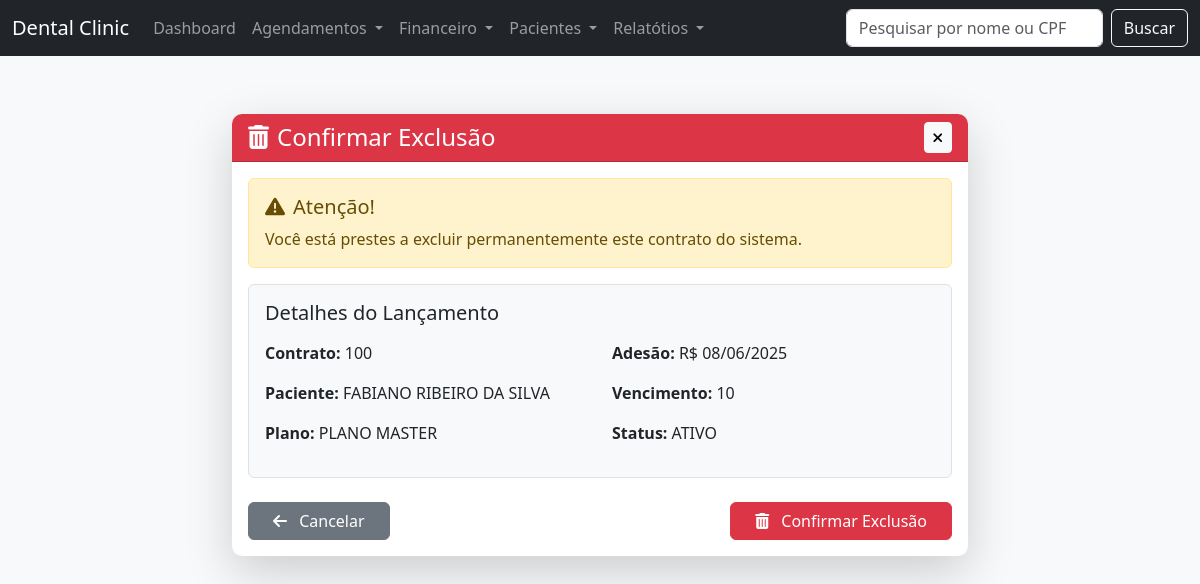
Page /financeiro/contrato/excluir/4/ on the committed database.
### financeiro/models.py (models this page shows, shortened)
class Contrato(models.Model):
    STATUS_CONTRATO_CHOICES = [
        ('ativo', 'ATIVO'),
        ('pendente', 'PENDENTE'),
        ('cancelado', 'CANCELADO'),
        ]
    paciente = models.ForeignKey('paciente.Paciente', on_delete=models.CASCADE, verbose_name='Paciente')
    plano = models.ForeignKey(Plano, on_delete=models.CASCADE, verbose_name='Plano')
    data_adesao = models.DateField(default=date.today, verbose_name='Adesão')
    dia_vencimento = models.IntegerField(choices=[(d, f"Dia {d}") for d in [5, 10, 15, 20, 25, 30]], verbose_name='Vencimento')
    numero_contrato = models.CharField(max_length=20, unique=True, verbose_name='Contrato')
    status_contrato = models.CharField(max_length=20, verbose_name='Status', choices=STATUS_CONTRATO_CHOICES, null=True, blank=True)

class Plano(models.Model):
    nome = models.CharField(max_length=100, verbose_name="NOME")
    descricao = models.TextField(blank=True, verbose_name="DESCRIÇÃO")
    valor = models.DecimalField(max_digits=10, decimal_places=2, verbose_name="VALOR")
    periodo = models.PositiveIntegerField(default=12, verbose_name="PARCELAS")  # em meses

### paciente/models.py (models this page shows, shortened)
class Paciente(models.Model):
    nome = models.CharField(max_length=100)
    cpf = models.CharField(max_length=14, unique=True)
    data_nascimento = models.DateField()
    nome_pai = models.CharField(max_length=150, blank=True, null=True)
    nome_mae = models.CharField(max_length=150, blank=True, null=True)
    nacionalidade = models.CharField(max_length=100, blank=True, null=True)
    naturalidade = models.CharField(max_length=100, blank=True, null=True)
    estado_civil = models.CharField(
        max_length=20,
        choices=[
            ('solteiro', 'Solteiro(a)'),
            ('casado', 'Casado(a)'),
            ('divorciado', 'Divorciado(a)'),
            ('viuvo', 'Viúvo(a)'),
            ('outro', 'Outro'),
        ],
        blank=True,
        null=True
    )
    sexo = models.CharField(
        max_length=10,
        choices=[
            ('masculino', 'Masculino'),
            ('feminino', 'Feminino'),
            ('outro', 'Outro'),
        ],
        blank=True,
        null=True
    )
    profissao = models.CharField(max_length=100, blank=True, null=True)
    telefone = models.CharField(max_length=20, blank=True, null=True)
    observacao_contato = models.TextField(blank=True, null=True)
    cep = models.CharField(max_length=9, blank=True, null=True)
    endereco = models.CharField(max_length=150, blank=True, null=True)
    numero = models.CharField(max_length=10, blank=True, null=True)
    bairro = models.CharField(max_length=100, blank=True, null=True)
    cidade = models.CharField(max_length=100, blank=True, null=True)
    uf = models.CharField(max_length=2, blank=True, null=True)
    complemento = models.CharField(max_length=100, blank=True, null=True)
    ponto_referencia = models.CharField(max_length=150, blank=True, null=True)
    outras_observacoes = models.TextField(blank=True, null=True)
    data_cadastro = models.DateTimeField(auto_now_add=True)

### financeiro/views.py (the view)
# urls.py: path('contrato/excluir/<int:pk>/', views.contrato_excluir, name='contrato_excluir'),
def contrato_excluir(request, pk):
    contrato = get_object_or_404(Contrato, pk=pk)
    if request.method == 'POST':
        contrato.delete()
        return redirect('financeiro:contrato_listar')
    return render(request, 'financeiro/contrato/contrato_confirmar_excluir.html', {'contrato': contrato})

### financeiro/templates/financeiro/contrato/contrato_confirmar_excluir.html (shortened to what this page needs)
{% extends 'core/base.html' %}
{% load static %}
{% block content %}
<div class="container mt-4">
    <div class="row justify-content-center">
        <div class="col-md-8">
            <div class="card shadow-lg border-0">
                <div class="card-header bg-danger text-white">
                    <div class="d-flex justify-content-between align-items-center">
                        <h4 class="mb-0">
                            <i class="fas fa-trash-alt me-2"></i>Confirmar Exclusão
                        </h4>
                        <a href="{% url 'financeiro:contrato_listar' %}" class="btn btn-light btn-sm">
                            <i class="fas fa-times"></i>
                        </a>
                    </div>
                </div>
                <div class="card-body">
                    <div class="alert alert-warning" role="alert">
                        <h5 class="alert-heading">
                            <i class="fas fa-exclamation-triangle me-2"></i>Atenção!
                        </h5>
                        <p class="mb-0">Você está prestes a excluir permanentemente este contrato do sistema.</p>
                    </div>
                    <div class="border p-3 mb-4 rounded bg-light">
                        <h5 class="mb-3">Detalhes do Lançamento</h5>
                        <div class="row">
                            <div class="col-md-6">
                                <p><strong>Contrato:</strong> {{ contrato.numero_contrato }}</p>
                                <p><strong>Paciente:</strong> {{ contrato.paciente.nome }}</p>
                                <p><strong>Plano:</strong> {{ contrato.plano.nome }}</p>
                            </div>
                            <div class="col-md-6">
                                <p><strong>Adesão:</strong> R$ {{ contrato.data_adesao|date:"d/m/Y" }}</p>
                                <p><strong>Vencimento:</strong> {{ contrato.dia_vencimento }}</p>
                                <p><strong>Status:</strong> {{ contrato.get_status_contrato_display }}</p>
                            </div>
                        </div>
                    </div>
                    <form method="post" class="mt-4">
                        <div class="d-flex justify-content-between">
                            <a href="{% url 'financeiro:contrato_listar' %}" class="btn btn-secondary px-4">
                                <i class="fas fa-arrow-left me-2"></i> Cancelar
                            </a>
                            <button type="submit" class="btn btn-danger px-4">
                                <i class="fas fa-trash-alt me-2"></i> Confirmar Exclusão
                            </button>
                        </div>
                    </form>
                </div>
            </div>
        </div>
    </div>
</div>
{% endblock %}

### templates/core/base.html (style rules this page uses)
body { background-color: #f8f9fa; padding-top: 70px; }
.card-header { font-weight: bold; }

### financeiro/templates/financeiro/contrato/contrato_confirmar_excluir.html (style rules this page uses)
.card { border-radius: 10px; overflow: hidden; }
.card-header { border-radius: 0 !important; }
.btn-danger { transition: all 0.3s; }

### rows in the picture
Contrato: numero_contrato "100", paciente.nome "FABIANO RIBEIRO DA SILVA", plano.nome "PLANO MASTER", data_adesao "08/06/2025", dia_vencimento "10", status_contrato "ATIVO"
